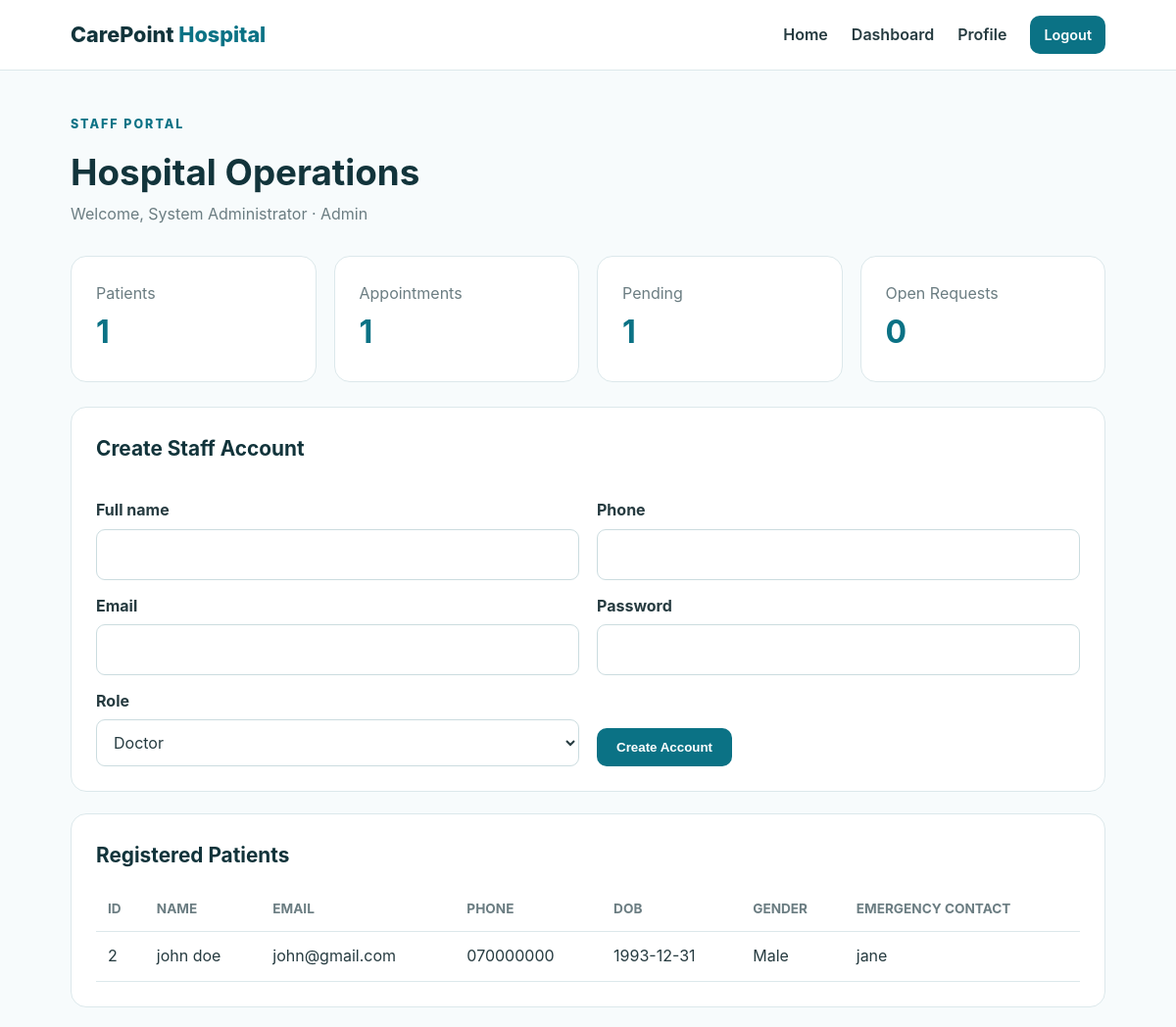
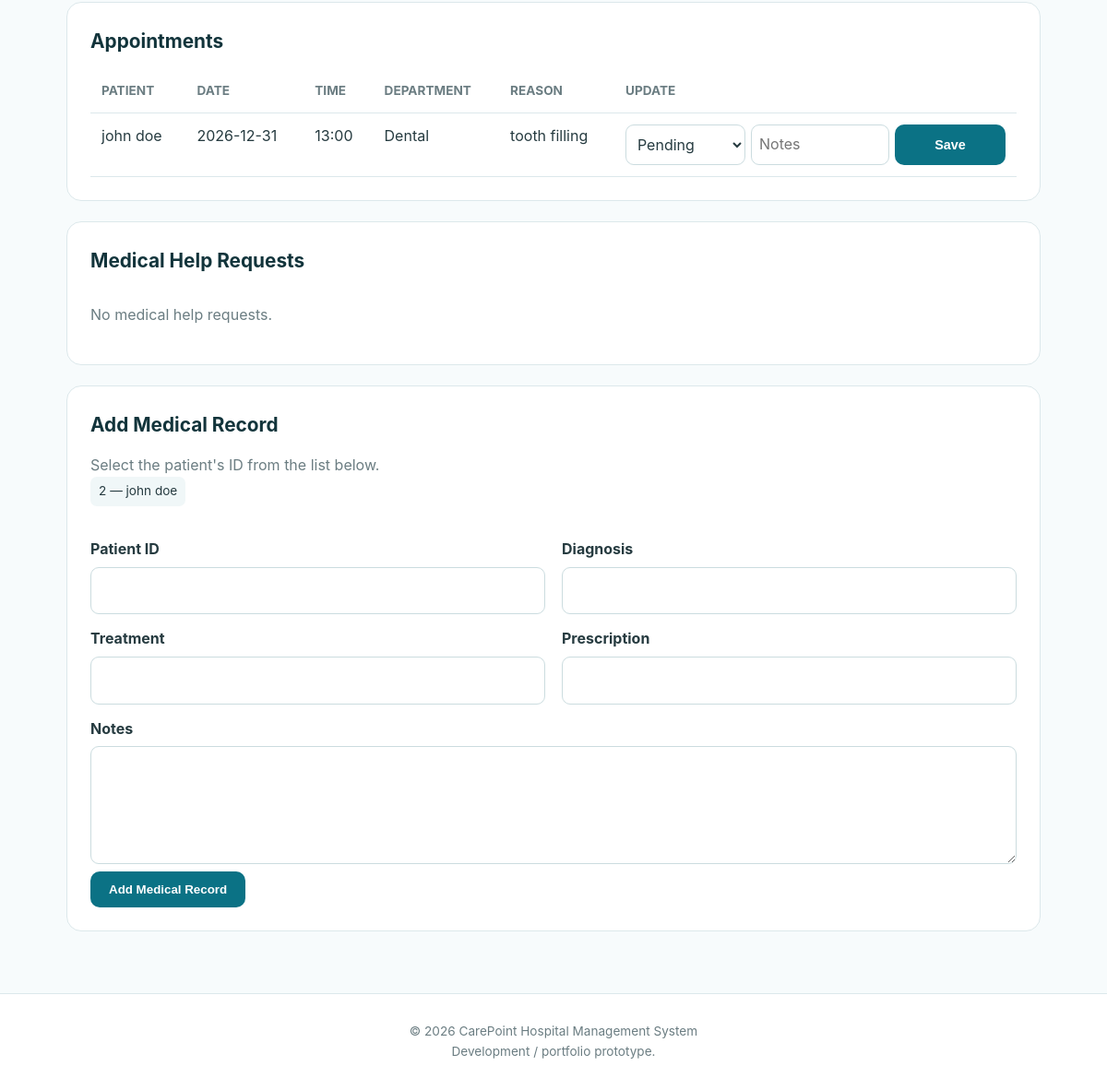
/staff/dashboard (signed in), run on the app's committed database (2 pictures, top to bottom).
### tables this page shows
CREATE TABLE users (
            id INTEGER PRIMARY KEY AUTOINCREMENT,
            full_name TEXT NOT NULL,
            email TEXT UNIQUE NOT NULL,
            phone TEXT,
            date_of_birth TEXT,
            gender TEXT,
            address TEXT,
            emergency_contact TEXT,
            password TEXT NOT NULL,
            role TEXT NOT NULL DEFAULT 'patient',
            created_at TEXT NOT NULL
        );

CREATE TABLE appointments (
            id INTEGER PRIMARY KEY AUTOINCREMENT,
            patient_id INTEGER NOT NULL,
            staff_id INTEGER,
            appointment_date TEXT NOT NULL,
            appointment_time TEXT NOT NULL,
            department TEXT NOT NULL,
            reason TEXT NOT NULL,
            status TEXT NOT NULL DEFAULT 'Pending',
            notes TEXT,
            created_at TEXT NOT NULL,

            FOREIGN KEY(patient_id)
                REFERENCES users(id),

            FOREIGN KEY(staff_id)
                REFERENCES users(id)
        );

### app.py (the view)
@app.route("/staff/dashboard")
@roles_required(
    "admin",
    "doctor",
    "nurse",
    "receptionist"
)
def staff_dashboard():
    db = get_db()
    patients = db.execute(
        """
        SELECT
            id,
            full_name,
            email,
            phone,
            date_of_birth,
            gender,
            address,
            emergency_contact,
            created_at

        FROM users

        WHERE role = 'patient'

        ORDER BY full_name
        """
    ).fetchall()
    appointments = db.execute(
        """
        SELECT
            a.*,
            p.full_name AS patient_name,
            s.full_name AS staff_name

        FROM appointments a

        JOIN users p
            ON a.patient_id = p.id

        LEFT JOIN users s
            ON a.staff_id = s.id

        ORDER BY
            a.appointment_date ASC,
            a.appointment_time ASC
        """
    ).fetchall()
    requests = db.execute(
        """
        SELECT
            r.*,
            p.full_name AS patient_name

        FROM medical_requests r

        JOIN users p
            ON r.patient_id = p.id

        ORDER BY created_at DESC
        """
    ).fetchall()
    stats = {
        "patients": db.execute(
            """
            SELECT COUNT(*)
            FROM users
            WHERE role = 'patient'
            """
        ).fetchone()[0],
        "appointments": db.execute(
            """
            SELECT COUNT(*)
            FROM appointments
            """
        ).fetchone()[0],
        "pending": db.execute(
            """
            SELECT COUNT(*)
            FROM appointments
            WHERE status = 'Pending'
            """
        ).fetchone()[0],
        "requests": db.execute(
            """
            SELECT COUNT(*)
            FROM medical_requests
            WHERE status = 'Open'
            """
        ).fetchone()[0]
    }
    return render_template(
        "staff_dashboard.html",
        patients=patients,
        appointments=appointments,
        requests=requests,
        stats=stats
    )

### Templates/staff_dashboard.html (shortened to what this page needs)
{% extends "base.html" %}
{% block content %}
<div class="dashboard">
    <div class="dashboard-header">
        <div>
            <p class="eyebrow">
                STAFF PORTAL
            </p>
            <h1>
                Hospital Operations
            </h1>
            <p class="muted">
                Welcome,
                {{ current_user }}
                ·
                {{ current_role|capitalize }}
            </p>
        </div>
    </div>
    <div class="stats-grid">
        <div class="stat-card">
            <span>
                Patients
            </span>
            <strong>
                {{ stats.patients }}
            </strong>
        </div>
        <div class="stat-card">
            <span>
                Appointments
            </span>
            <strong>
                {{ stats.appointments }}
            </strong>
        </div>
        <div class="stat-card">
            <span>
                Pending
            </span>
            <strong>
                {{ stats.pending }}
            </strong>
        </div>
        <div class="stat-card">
            <span>
                Open Requests
            </span>
            <strong>
                {{ stats.requests }}
            </strong>
        </div>
    </div>
    {% if current_role == "admin" %}
    <section class="panel">
        <div class="panel-header">
            <h2>
                Create Staff Account
            </h2>
        </div>
        <form
            method="POST"
            action="{{ url_for('create_staff') }}"
            class="form-grid"
        >
            <div>
                <label>
                    Full name
                </label>
                <input
                    name="full_name"
                    required
                >
            </div>
            <div>
                <label>
                    Phone
                </label>
                <input
                    name="phone"
                >
            </div>
            <div>
                <label>
                    Email
                </label>
                <input
                    type="email"
                    name="email"
                    required
                >
            </div>
            <div>
                <label>
                    Password
                </label>
                <input
                    type="password"
                    name="password"
                    minlength="8"
                    required
                >
            </div>
            <div>
                <label>
                    Role
                </label>
                <select
                    name="role"
                    required
                >
                    <option value="doctor">
                        Doctor
                    </option>
                </select>
            </div>
            <div class="align-end">
                <button
                    class="btn"
                    type="submit"
                >
                    Create Account
                </button>
            </div>
        </form>
    </section>
    {% endif %}
    <section class="panel">
        <div class="panel-header">
            <h2>
                Registered Patients
            </h2>
        </div>
        <div class="table-wrap">
            <table>
                <thead>
                    <tr>
                        <th>
                            ID
                        </th>
                        <th>
                            Name
                        </th>
                        <th>
                            Email
                        </th>
                        <th>
                            Phone
                        </th>
                        <th>
                            DOB
                        </th>
                        <th>
                            Gender
                        </th>
                        <th>
                            Emergency Contact
                        </th>
                    </tr>
                </thead>
                <tbody>
                    {% for p in patients %}
                    <tr>
                        <td>
                            {{ p.id }}
                        </td>
                        <td>
                            {{ p.full_name }}
                        </td>
                        <td>
                            {{ p.email }}
                        </td>
                        <td>
                            {{ p.phone or "-" }}
                        </td>
                        <td>
                            {{ p.date_of_birth or "-" }}
                        </td>
                        <td>
                            {{ p.gender or "-" }}
                        </td>
                        <td>
                            {{ p.emergency_contact or "-" }}
                        </td>
                    </tr>
                    {% endfor %}
                </tbody>
            </table>
        </div>
    </section>
    <section class="panel">
        <div class="panel-header">
            <h2>
                Appointments
            </h2>
        </div>
        <div class="table-wrap">
            <table>
                <thead>
                    <tr>
                        <th>
                            Patient
                        </th>
                        <th>
                            Date
                        </th>
                        <th>
                            Time
                        </th>
                        <th>
                            Department
                        </th>
                        <th>
                            Reason
                        </th>
                        <th>
                            Update
                        </th>
                    </tr>
                </thead>
                <tbody>
                    {% for a in appointments %}
                    <tr>
                        <td>
                            {{ a.patient_name }}
                        </td>
                        <td>
                            {{ a.appointment_date }}
                        </td>
                        <td>
                            {{ a.appointment_time }}
                        </td>
                        <td>
                            {{ a.department }}
                        </td>
                        <td>
                            {{ a.reason }}
                        </td>
                        <td>
                            <form
                                method="POST"
                                action="{{ url_for(
                                    'update_appointment',
                                    appointment_id=a.id
                                ) }}"
                                class="inline-form"
                            >
                                <select name="status">
                                    {% for s in [
                                        "Pending",
                                        "Confirmed",
                                        "Completed",
                                        "Cancelled"
                                    ] %}
                                    <option
                                        {% if a.status == s %}
                                        selected
                                        {% endif %}
                                    >
                                        {{ s }}
                                    </option>
                                    {% endfor %}
                                </select>
                                <input
                                    name="notes"
                                    placeholder="Notes"
                                    value="{{ a.notes or '' }}"
                                >
                                <button
                                    class="btn btn-small"
                                    type="submit"
                                >
                                    Save
                                </button>
                            </form>
                        </td>
                    </tr>
                    {% endfor %}
                </tbody>
            </table>
        </div>
    </section>
    <section class="panel">
        <div class="panel-header">
            <h2>
                Medical Help Requests
            </h2>
        </div>
        {% for r in requests %}
        <div class="request-card">
            <div class="request-top">
                <strong>
                    {{ r.subject }}
                    —
                    {{ r.patient_name }}
                </strong>
                <span class="badge">
                    {{ r.status }}
                </span>
            </div>
            <p>
                {{ r.message }}
            </p>
            <form
                method="POST"
                action="{{ url_for(
                    'respond_to_request',
                    request_id=r.id
                ) }}"
                class="form-grid compact"
            >
                <select name="status">
                    {% for s in [
                        "Open",
                        "In Progress",
                        "Resolved"
                    ] %}
                    <option
                        {% if r.status == s %}
                        selected
                        {% endif %}
                    >
                        {{ s }}
                    </option>
                    {% endfor %}
                </select>
                <input
                    name="staff_response"
                    placeholder="Staff response"
                    value="{{ r.staff_response or '' }}"
                >
                <button
                    class="btn btn-small"
                    type="submit"
                >
                    Update
                </button>
            </form>
        </div>
        {% else %}
        <p class="empty">
            No medical help requests.
        </p>
        {% endfor %}
    </section>
    {% if current_role in ["admin", "doctor", "nurse"] %}
    <section class="panel">
        <div class="panel-header">
            <h2>
                Add Medical Record
            </h2>
        </div>
        <p class="muted">
            Select the patient's ID from the list below.
        </p>
        <div class="patient-id-list">
            {% for p in patients %}
            <span>
                {{ p.id }}
                —
                {{ p.full_name }}
            </span>
            {% endfor %}
        </div>
        <form
            method="POST"
            action="#"
            id="recordForm"
            class="form-grid"
        >
            <div>
                <label>
                    Patient ID
                </label>
                <input
                    id="patientId"
                    type="number"
                    min="1"
                    required
                >
            </div>
            <div>
                <label>
                    Diagnosis
                </label>
                <input
                    name="diagnosis"
                    required
                >
            </div>
            <div>
                <label>
                    Treatment
                </label>
                <input
                    name="treatment"
                >
            </div>
            <div>
                <label>
                    Prescription
                </label>
                <input
                    name="prescription"
                >
            </div>
            <div class="full-width">
                <label>
                    Notes
                </label>
                <textarea
                    name="notes"
                    rows="4"
                ></textarea>
            </div>
            <div class="full-width">
                <button
                    class="btn"
                    type="submit"
                >
                    Add Medical Record
                </button>
            </div>
        </form>
    </section>
    {% endif %}
</div>
{% endblock %}

### Templates/base.html (shortened to what this page needs)
<!DOCTYPE html>
<html lang="en">
<head>
    <link
        rel="stylesheet"
        href="{{ url_for('static', filename='style.css') }}"
    >
</head>
<body>
<nav class="navbar">
    <a
        class="brand"
        href="{{ url_for('home') }}"
    >
        CarePoint <span>Hospital</span>
    </a>
    <div class="nav-links">
        <a href="{{ url_for('home') }}">
            Home
        </a>
        {% if logged_in %}
        <a href="{{ url_for('dashboard') }}">
            Dashboard
        </a>
        <a href="{{ url_for('profile') }}">
            Profile
        </a>
        <a
            class="btn btn-small"
            href="{{ url_for('logout') }}"
        >
            Logout
        </a>
        {% endif %}
    </div>
</nav>
<main>
    {% block content %}
    {% endblock %}
</main>
<footer>
    <p>
        © 2026 CarePoint Hospital Management System
    </p>
    <p class="muted">
        Development / portfolio prototype.
    </p>
</footer>
</body>
</html>

### data on the page
users: id "2", full_name "john doe", email "john@gmail.com", phone "070000000", date_of_birth "1993-12-31", gender "Male", emergency_contact "jane"
appointments: patient_name "john doe", appointment_date "2026-12-31", appointment_time "13:00", department "Dental", reason "tooth filling", status "Pending"

### other printed values
{{ current_user }} "System Administrator"
{{ current_role|capitalize }} "Admin"
{{ stats.patients }} "1"
{{ stats.appointments }} "1"
{{ stats.pending }} "1"
{{ stats.requests }} "0"
